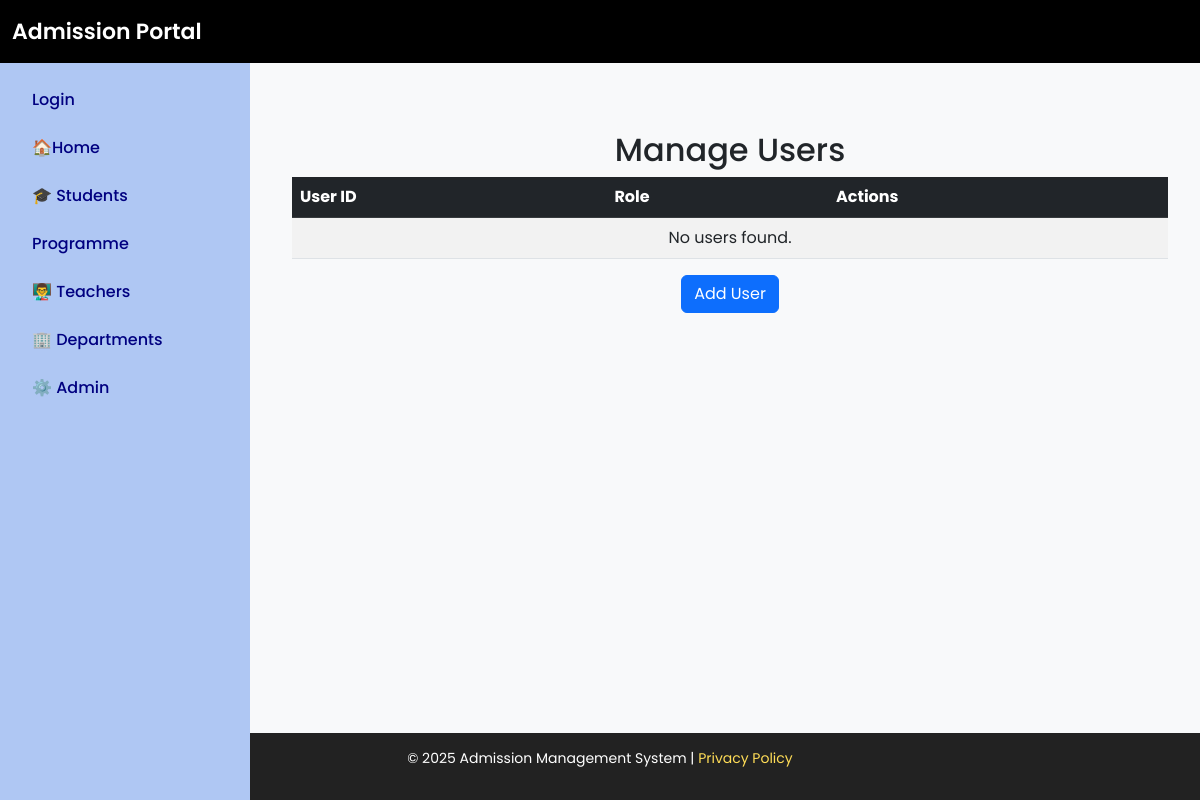
Before: /manage_users/ with the older database file.
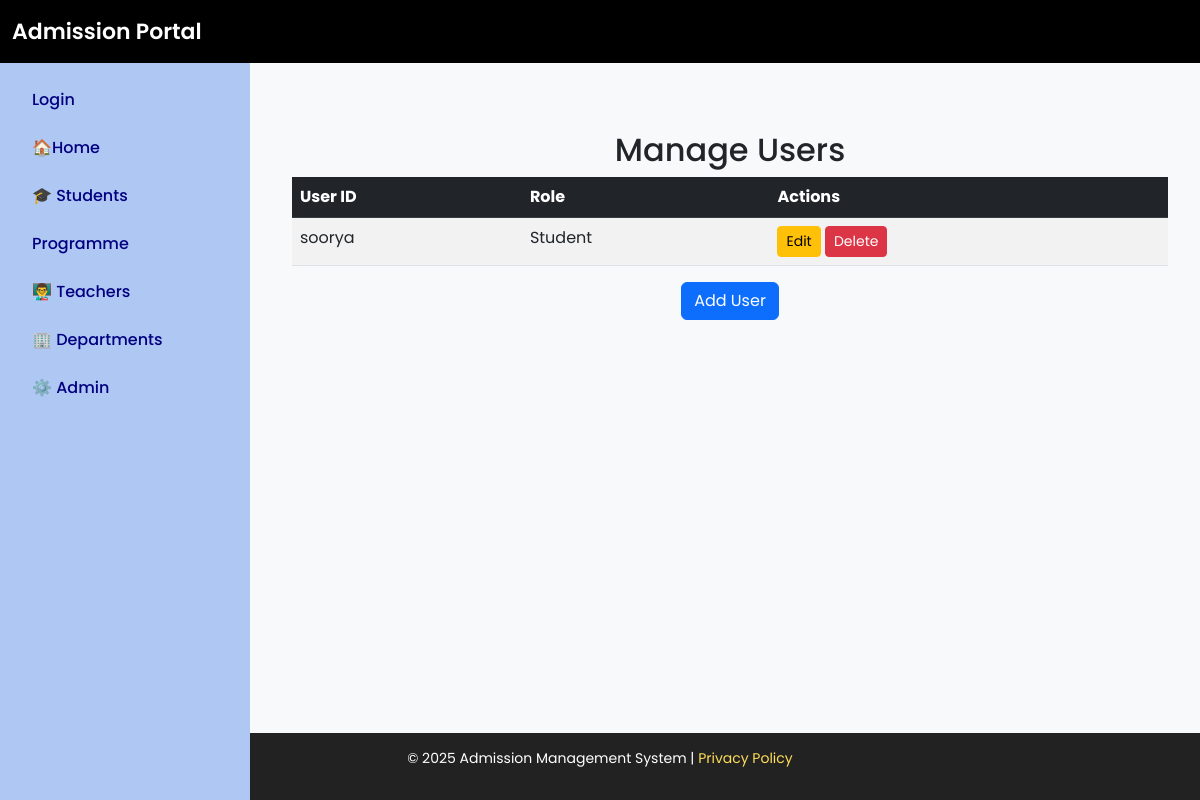
After: the same page with the newer database file.
### admission/models.py (models this page shows, shortened)
class User(models.Model):
    user_id = models.CharField(max_length=50, unique=True)
    password = models.CharField(max_length=100)  # Consider using Django's `make_password` for security
    role = models.ForeignKey(Role, on_delete=models.CASCADE)

class Role(models.Model):
    name = models.CharField(max_length=50, unique=True)

### admission/views.py (the view)
# urls.py: path('manage_users/', views.manage_users, name='manage_users'),
def manage_users(request):
    users = User.objects.all()
    return render(request, 'manage_users.html', {'users': users})

### admission/templates/manage_users.html (shortened to what this page needs)
{% extends 'base.html' %}
{% block content %}
<div class="container mt-5">
    <h2 class="text-center">Manage Users</h2>
    <table class="table table-striped">
        <thead class="table-dark">
            <tr>
                <th>User ID</th>
                <th>Role</th>
                <th>Actions</th>
            </tr>
        </thead>
        <tbody>
            {% for user in users %}
            <tr>
                <td>{{ user.user_id }}</td>
                <td>{{ user.role.name }}</td>
                <td>
                    <a href="{% url 'edit_user' user.pk %}" class="btn btn-warning btn-sm">Edit</a>
                    <form action="{% url 'delete_user' user.pk %}" method="POST" style="display:inline;">
                        <button type="submit" class="btn btn-danger btn-sm">Delete</button>
                    </form>
                </td>
            </tr>
            {% empty %}
            <tr>
                <td colspan="3" class="text-center">No users found.</td>
            </tr>
            {% endfor %}
        </tbody>
    </table>
    <div class="text-center mt-3">
        <a href="{% url 'add_user' %}" class="btn btn-primary mb-3">Add User</a>
    </div>
</div>
{% endblock %}

Changed rows visible on the page:
added User: user_id "soorya", role.name "Student"
Other visible differences:
text no longer shown: "No users found."
